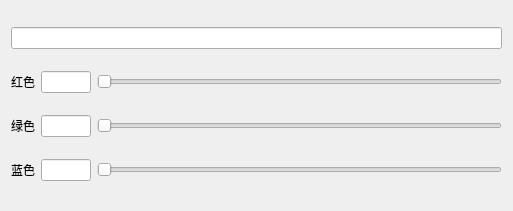
<?xml version="1.0" encoding="UTF-8"?>
<ui version="4.0">
 <class>Widget</class>
 <widget class="QWidget" name="Widget">
  <property name="geometry">
   <rect>
    <x>0</x>
    <y>0</y>
    <width>513</width>
    <height>211</height>
   </rect>
  </property>
  <property name="windowTitle">
   <string>Widget</string>
  </property>
  <layout class="QVBoxLayout" name="verticalLayout">
   <item>
    <widget class="QLineEdit" name="lineEdit"/>
   </item>
   <item>
    <layout class="QHBoxLayout" name="horizontalLayout">
     <item>
      <widget class="QLabel" name="label">
       <property name="text">
        <string>红色</string>
       </property>
      </widget>
     </item>
     <item>
      <widget class="QLineEdit" name="lineRed">
       <property name="maximumSize">
        <size>
         <width>50</width>
         <height>16777215</height>
        </size>
       </property>
      </widget>
     </item>
     <item>
      <widget class="QSlider" name="sliderRed">
       <property name="orientation">
        <enum>Qt::Horizontal</enum>
       </property>
      </widget>
     </item>
    </layout>
   </item>
   <item>
    <layout class="QHBoxLayout" name="horizontalLayout_2">
     <item>
      <widget class="QLabel" name="label_2">
       <property name="text">
        <string>绿色</string>
       </property>
      </widget>
     </item>
     <item>
      <widget class="QLineEdit" name="lineGreen">
       <property name="maximumSize">
        <size>
         <width>50</width>
         <height>16777215</height>
        </size>
       </property>
      </widget>
     </item>
     <item>
      <widget class="QSlider" name="sliderGreen">
       <property name="orientation">
        <enum>Qt::Horizontal</enum>
       </property>
      </widget>
     </item>
    </layout>
   </item>
   <item>
    <layout class="QHBoxLayout" name="horizontalLayout_3">
     <item>
      <widget class="QLabel" name="label_3">
       <property name="text">
        <string>蓝色</string>
       </property>
      </widget>
     </item>
     <item>
      <widget class="QLineEdit" name="lineBlue">
       <property name="maximumSize">
        <size>
         <width>50</width>
         <height>16777215</height>
        </size>
       </property>
      </widget>
     </item>
     <item>
      <widget class="QSlider" name="sliderBlue">
       <property name="orientation">
        <enum>Qt::Horizontal</enum>
       </property>
      </widget>
     </item>
    </layout>
   </item>
  </layout>
 </widget>
 <resources/>
 <connections/>
</ui>
